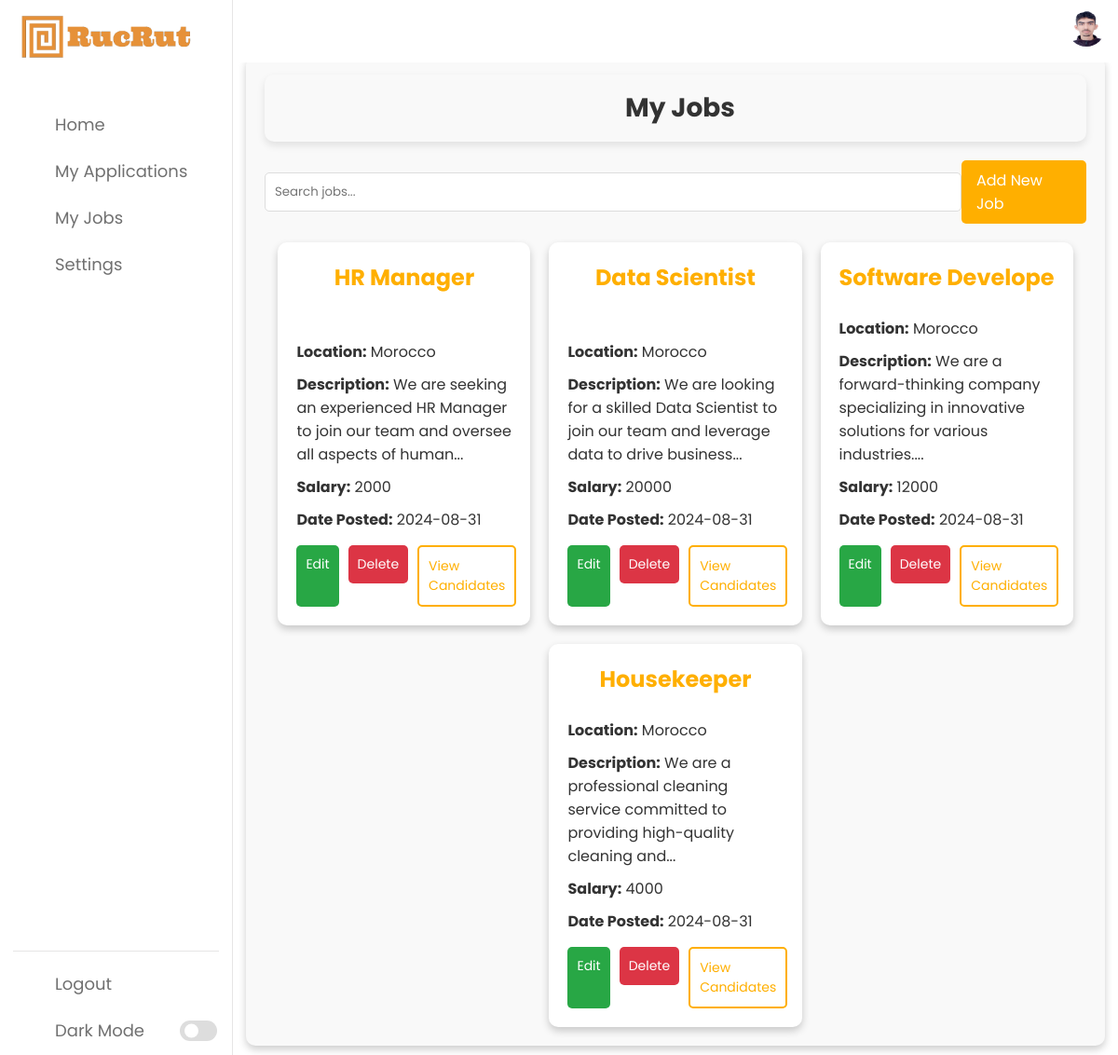
The page /my_jobs (signed in) on the database as committed earlier.
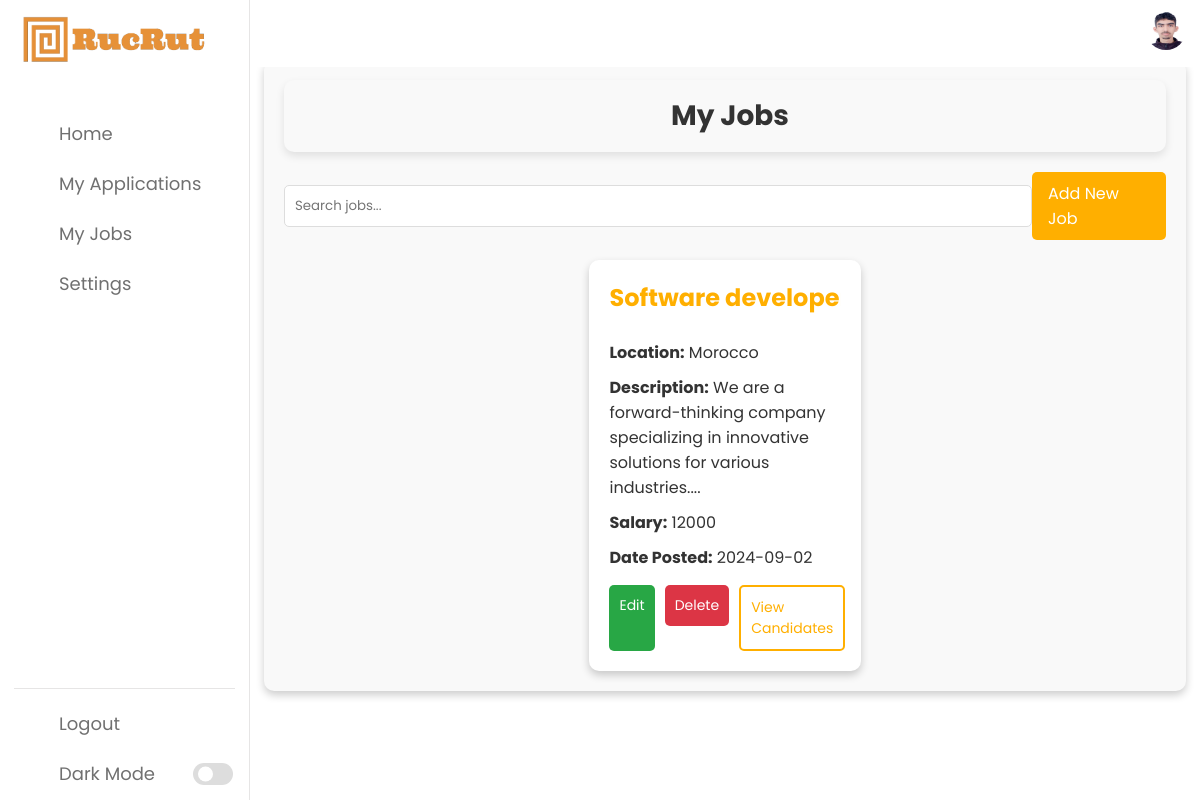
The same page on the database as committed later.
### app/models.py (models this page shows)
class User(db.Model):
    id = db.Column(db.Integer, primary_key=True)
    first_name = db.Column(db.String(100), nullable=False)
    last_name = db.Column(db.String(100), nullable=False)
    company_name = db.Column(db.String(100), nullable=False)
    email = db.Column(db.String(120), unique=True, nullable=False)
    phone_number = db.Column(db.String(15), nullable=False)
    birthday = db.Column(db.String(10), nullable=False)
    password = db.Column(db.String(60), nullable=False)
    cv_file = db.Column(db.String(120))
    profile_photo = db.Column(db.String(120))

class Job(db.Model):
    id = db.Column(db.Integer, primary_key=True)
    title = db.Column(db.String(100), nullable=False)
    location = db.Column(db.String(100), nullable=False)
    description = db.Column(db.Text, nullable=False)
    salary = db.Column(db.String(50), nullable=False)
    date_posted = db.Column(db.DateTime, nullable=False, default=datetime.utcnow)
    user_id = db.Column(db.Integer, db.ForeignKey('user.id'), nullable=False)

### app/routes.py (the view)
@main.route('/my_jobs')
def my_jobs():
    if g.user is None:
        flash('You need to sign in first.', 'danger')
        return redirect(url_for('main.auth'))
    jobs = Job.query.filter_by(user_id=g.user.id).all()
    return render_template('my_jobs.html', jobs=jobs)

### app/routes.py (called while the page is built)
@main.before_app_request
def load_user():
    user_id = session.get('user_id')
    if user_id:
        g.user = User.query.get(user_id)
    else:
        g.user = None

@main.context_processor
def inject_user():
    return {'user': g.user}

### app/templates/my_jobs.html (shortened to what this page needs)
{% extends 'base.html' %}
{% block content %}
<div class="jobs-wrapper">
    <div class="page-header">
        <h1 class="page-title">My Jobs</h1>
    </div>
    <div class="header-bar">
        <input type="text" placeholder="Search jobs..." class="search-input" id="search-input">
        <a href="{{ url_for('main.create_job') }}" class="add-job-button">Add New Job</a>
    </div>
    <div class="jobs-list" id="jobs-list">
        {% for job in jobs %}
        <div class="job-card" data-title="{{ job.title | lower }}">
            <div class="job-title">
                <h2>{{ job.title }}</h2>
            </div>
            <div class="job-details">
                <p><strong>Location:</strong> {{ job.location }}</p>
                <p><strong>Description:</strong> {{ job.description | truncate(100) }}</p>
                <p><strong>Salary:</strong> {{ job.salary }}</p>
                <p><strong>Date Posted:</strong> {{ job.date_posted.strftime('%Y-%m-%d') }}</p>
                <div class="job-actions">
                    <a href="{{ url_for('main.edit_job', job_id=job.id) }}" class="edit-button">Edit</a>
                    <form action="{{ url_for('main.delete_job', job_id=job.id) }}" method="POST" class="delete-form" style="display:inline;">
                        <button type="submit" class="delete-button">Delete</button>
                    </form>
                    <a href="{{ url_for('main.view_candidates', job_id=job.id) }}" class="view-candidates-button">View Candidates</a>
                </div>
            </div>
        </div>
        {% endfor %}
    </div>
</div>
{% endblock %}

### app/templates/base.html (shortened to what this page needs)
<!DOCTYPE html>
<html lang="en">
<head>
    <link rel="stylesheet" href="{{ url_for('static', filename='style.css') }}">
    <link rel="stylesheet" href="https://unicons.iconscout.com/release/v4.0.0/css/line.css">
    <link rel="stylesheet" href="https://cdnjs.cloudflare.com/ajax/libs/font-awesome/6.0.0-beta3/css/all.min.css">
</head>
<body>
    <nav>
        <div class="logo-name">
            <div class="logo-image">
                <img src="{{ url_for('static', filename='images/logo.png') }}" alt="Logo">
            </div>
        </div>
        <div class="menu-items">
            <ul class="nav-links">
                <li><a href="{{ url_for('main.home') }}">
                    <i class="uil uil-estate"></i>
                    <span class="link-name">Home</span>
                </a></li>
                <li><a href="{{ url_for('main.view_applications') }}">
                    <i class="uil uil-list-ul"></i>
                    <span class="link-name">My Applications</span>
                </a></li>
                <li><a href="{{ url_for('main.my_jobs') }}">
                    <i class="uil uil-briefcase"></i>
                    <span class="link-name">My Jobs</span>
                </a></li>
                <li><a href="{{ url_for('main.settings') }}">
                    <i class="uil uil-setting"></i>
                    <span class="link-name">Settings</span>
                </a></li>
            </ul>
            <ul class="logout-mode">
                <li><a href="{{ url_for('main.logout') }}">
                    <i class="uil uil-signout"></i>
                    <span class="link-name">Logout</span>
                </a></li>
                <li class="mode">
                    <a href="#">
                        <i class="uil uil-moon"></i>
                        <span class="link-name">Dark Mode</span>
                    </a>
                    <div class="mode-toggle">
                        <span class="switch"></span>
                    </div>
                </li>
            </ul>
        </div>
    </nav>
    <section class="dashboard">
        <div class="top">
            {% if user and user.profile_photo %}
                <a href="{{ url_for('main.settings') }}">
                    <img src="{{ url_for('static', filename='uploads/photos/' + user.profile_photo) }}" alt="Profile Photo">
                </a>
            {% else %}
                <a href="{{ url_for('main.settings') }}">
                    <img src="{{ url_for('static', filename='images/default-profile.png') }}" alt="Default Profile Photo">
                </a>
            {% endif %}
        </div>
        <div class="dash-content">
            {% block content %}{% endblock %}
        </div>
    </section>
</body>
</html>

### app/templates/my_jobs.html (style rules this page uses)
.page-header { display: flex; align-items: center; justify-content: center; margin-bottom: 20px; background: #f9f9f9; padding: 15px; border-radius: 10px; box-shadow: 0 4px 8px rgba(0, 0, 0, 0.1); }
.page-header .page-title { font-size: 28px; color: #333; margin: 0; }
.job-actions { margin-top: 10px; }
.job-actions a, .job-actions button { margin-right: 10px; }

Rows that differ between the two databases and show on the page:
removed Job: title "HR Manager", location "Morocco", description "We are seeking an experienced HR Manager to join our team and oversee all aspects of human...", salary "2000", date_posted "2024-08-31"
removed Job: title "Data Scientist", location "Morocco", description "We are looking for a skilled Data Scientist to join our team and leverage data to drive business...", salary "20000", date_posted "2024-08-31"
removed Job: title "Software Develop…", location "Morocco", description "We are a forward-thinking company specializing in innovative solutions for various industries....", salary "12000", date_posted "2024-08-31"
removed Job: title "Housekeeper", location "Morocco", description "We are a professional cleaning service committed to providing high-quality cleaning and...", salary "4000", date_posted "2024-08-31"
added Job: title "Software develop…", location "Morocco", description "We are a forward-thinking company specializing in innovative solutions for various industries....", salary "12000", date_posted "2024-09-02"
